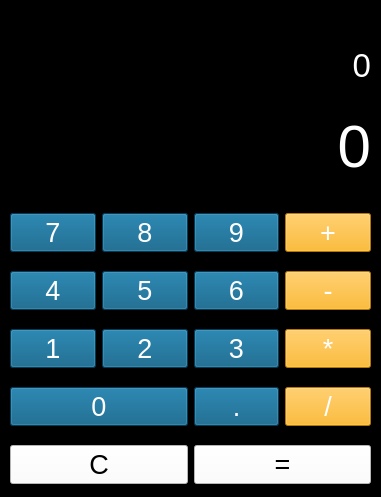
<?xml version="1.0" encoding="UTF-8"?>
<ui version="4.0">
 <class>MainWindow</class>
 <widget class="QMainWindow" name="MainWindow">
  <property name="geometry">
   <rect>
    <x>0</x>
    <y>0</y>
    <width>381</width>
    <height>497</height>
   </rect>
  </property>
  <property name="windowTitle">
   <string>MainWindow</string>
  </property>
  <property name="styleSheet">
   <string notr="true">background-color: rgb(0, 0, 0);</string>
  </property>
  <widget class="QWidget" name="centralwidget">
   <widget class="QLabel" name="lbl_1">
    <property name="geometry">
     <rect>
      <x>10</x>
      <y>30</y>
      <width>361</width>
      <height>71</height>
     </rect>
    </property>
    <property name="font">
     <font>
      <pointsize>25</pointsize>
     </font>
    </property>
    <property name="styleSheet">
     <string notr="true">color: rgb(255, 255, 255);</string>
    </property>
    <property name="text">
     <string>0</string>
    </property>
    <property name="alignment">
     <set>Qt::AlignRight|Qt::AlignTrailing|Qt::AlignVCenter</set>
    </property>
   </widget>
   <widget class="QWidget" name="gridLayoutWidget">
    <property name="geometry">
     <rect>
      <x>10</x>
      <y>200</y>
      <width>361</width>
      <height>301</height>
     </rect>
    </property>
    <layout class="QGridLayout" name="gridLayout">
     <item row="0" column="3">
      <widget class="QPushButton" name="btn_plus">
       <property name="font">
        <font>
         <pointsize>20</pointsize>
        </font>
       </property>
       <property name="styleSheet">
        <string notr="true">color: rgb(255, 255, 255);
background-color: rgb(255, 170, 0);</string>
       </property>
       <property name="text">
        <string>+</string>
       </property>
      </widget>
     </item>
     <item row="0" column="1">
      <widget class="QPushButton" name="btn_8">
       <property name="font">
        <font>
         <pointsize>20</pointsize>
        </font>
       </property>
       <property name="styleSheet">
        <string notr="true">color: rgb(255, 255, 255);
background-color: rgb(0, 85, 127);</string>
       </property>
       <property name="text">
        <string>8</string>
       </property>
      </widget>
     </item>
     <item row="2" column="0">
      <widget class="QPushButton" name="btn_1">
       <property name="font">
        <font>
         <pointsize>20</pointsize>
        </font>
       </property>
       <property name="styleSheet">
        <string notr="true">color: rgb(255, 255, 255);
background-color: rgb(0, 85, 127);</string>
       </property>
       <property name="text">
        <string>1</string>
       </property>
      </widget>
     </item>
     <item row="3" column="3">
      <widget class="QPushButton" name="btn_div">
       <property name="font">
        <font>
         <pointsize>20</pointsize>
        </font>
       </property>
       <property name="styleSheet">
        <string notr="true">color: rgb(255, 255, 255);
background-color: rgb(255, 170, 0);</string>
       </property>
       <property name="text">
        <string>/</string>
       </property>
      </widget>
     </item>
     <item row="0" column="2">
      <widget class="QPushButton" name="btn_9">
       <property name="font">
        <font>
         <pointsize>20</pointsize>
        </font>
       </property>
       <property name="styleSheet">
        <string notr="true">color: rgb(255, 255, 255);
background-color: rgb(0, 85, 127);</string>
       </property>
       <property name="text">
        <string>9</string>
       </property>
      </widget>
     </item>
     <item row="2" column="2">
      <widget class="QPushButton" name="btn_3">
       <property name="font">
        <font>
         <pointsize>20</pointsize>
        </font>
       </property>
       <property name="styleSheet">
        <string notr="true">color: rgb(255, 255, 255);
background-color: rgb(0, 85, 127);</string>
       </property>
       <property name="text">
        <string>3</string>
       </property>
      </widget>
     </item>
     <item row="1" column="1">
      <widget class="QPushButton" name="btn_5">
       <property name="font">
        <font>
         <pointsize>20</pointsize>
        </font>
       </property>
       <property name="styleSheet">
        <string notr="true">color: rgb(255, 255, 255);
background-color: rgb(0, 85, 127);</string>
       </property>
       <property name="text">
        <string>5</string>
       </property>
      </widget>
     </item>
     <item row="0" column="0">
      <widget class="QPushButton" name="btn_7">
       <property name="font">
        <font>
         <pointsize>20</pointsize>
        </font>
       </property>
       <property name="styleSheet">
        <string notr="true">color: rgb(255, 255, 255);
background-color: rgb(0, 85, 127);</string>
       </property>
       <property name="text">
        <string>7</string>
       </property>
      </widget>
     </item>
     <item row="1" column="2">
      <widget class="QPushButton" name="btn_6">
       <property name="font">
        <font>
         <pointsize>20</pointsize>
        </font>
       </property>
       <property name="styleSheet">
        <string notr="true">color: rgb(255, 255, 255);
background-color: rgb(0, 85, 127);</string>
       </property>
       <property name="text">
        <string>6</string>
       </property>
      </widget>
     </item>
     <item row="2" column="3">
      <widget class="QPushButton" name="btn_multip">
       <property name="font">
        <font>
         <pointsize>20</pointsize>
        </font>
       </property>
       <property name="styleSheet">
        <string notr="true">color: rgb(255, 255, 255);
background-color: rgb(255, 170, 0);</string>
       </property>
       <property name="text">
        <string>*</string>
       </property>
      </widget>
     </item>
     <item row="1" column="3">
      <widget class="QPushButton" name="btn_minus">
       <property name="font">
        <font>
         <pointsize>20</pointsize>
        </font>
       </property>
       <property name="styleSheet">
        <string notr="true">color: rgb(255, 255, 255);
background-color: rgb(255, 170, 0);</string>
       </property>
       <property name="text">
        <string>-</string>
       </property>
      </widget>
     </item>
     <item row="1" column="0">
      <widget class="QPushButton" name="btn_4">
       <property name="font">
        <font>
         <pointsize>20</pointsize>
        </font>
       </property>
       <property name="styleSheet">
        <string notr="true">color: rgb(255, 255, 255);
background-color: rgb(0, 85, 127);</string>
       </property>
       <property name="text">
        <string>4</string>
       </property>
      </widget>
     </item>
     <item row="2" column="1">
      <widget class="QPushButton" name="btn_2">
       <property name="font">
        <font>
         <pointsize>20</pointsize>
        </font>
       </property>
       <property name="styleSheet">
        <string notr="true">color: rgb(255, 255, 255);
background-color: rgb(0, 85, 127);</string>
       </property>
       <property name="text">
        <string>2</string>
       </property>
      </widget>
     </item>
     <item row="3" column="2">
      <widget class="QPushButton" name="btn_dot">
       <property name="font">
        <font>
         <pointsize>20</pointsize>
        </font>
       </property>
       <property name="styleSheet">
        <string notr="true">color: rgb(255, 255, 255);
background-color: rgb(0, 85, 127);</string>
       </property>
       <property name="text">
        <string>.</string>
       </property>
      </widget>
     </item>
     <item row="3" column="0" colspan="2">
      <widget class="QPushButton" name="btn0">
       <property name="font">
        <font>
         <pointsize>20</pointsize>
        </font>
       </property>
       <property name="styleSheet">
        <string notr="true">color: rgb(255, 255, 255);
background-color: rgb(0, 85, 127);</string>
       </property>
       <property name="text">
        <string>0</string>
       </property>
      </widget>
     </item>
     <item row="4" column="2" colspan="2">
      <widget class="QPushButton" name="btn_equal">
       <property name="font">
        <font>
         <pointsize>20</pointsize>
        </font>
       </property>
       <property name="styleSheet">
        <string notr="true">color: rgb(0, 0, 0);
background-color: rgb(255, 255, 255);</string>
       </property>
       <property name="text">
        <string>=</string>
       </property>
      </widget>
     </item>
     <item row="4" column="0" colspan="2">
      <widget class="QPushButton" name="btn_C">
       <property name="font">
        <font>
         <pointsize>20</pointsize>
        </font>
       </property>
       <property name="styleSheet">
        <string notr="true">color: rgb(0, 0, 0);
background-color: rgb(255, 255, 255);</string>
       </property>
       <property name="text">
        <string>C</string>
       </property>
      </widget>
     </item>
    </layout>
   </widget>
   <widget class="QLabel" name="lbl_2">
    <property name="geometry">
     <rect>
      <x>10</x>
      <y>110</y>
      <width>361</width>
      <height>71</height>
     </rect>
    </property>
    <property name="font">
     <font>
      <pointsize>45</pointsize>
     </font>
    </property>
    <property name="styleSheet">
     <string notr="true">color: rgb(255, 255, 255);</string>
    </property>
    <property name="text">
     <string>0</string>
    </property>
    <property name="alignment">
     <set>Qt::AlignRight|Qt::AlignTrailing|Qt::AlignVCenter</set>
    </property>
   </widget>
  </widget>
 </widget>
 <resources/>
 <connections/>
</ui>
